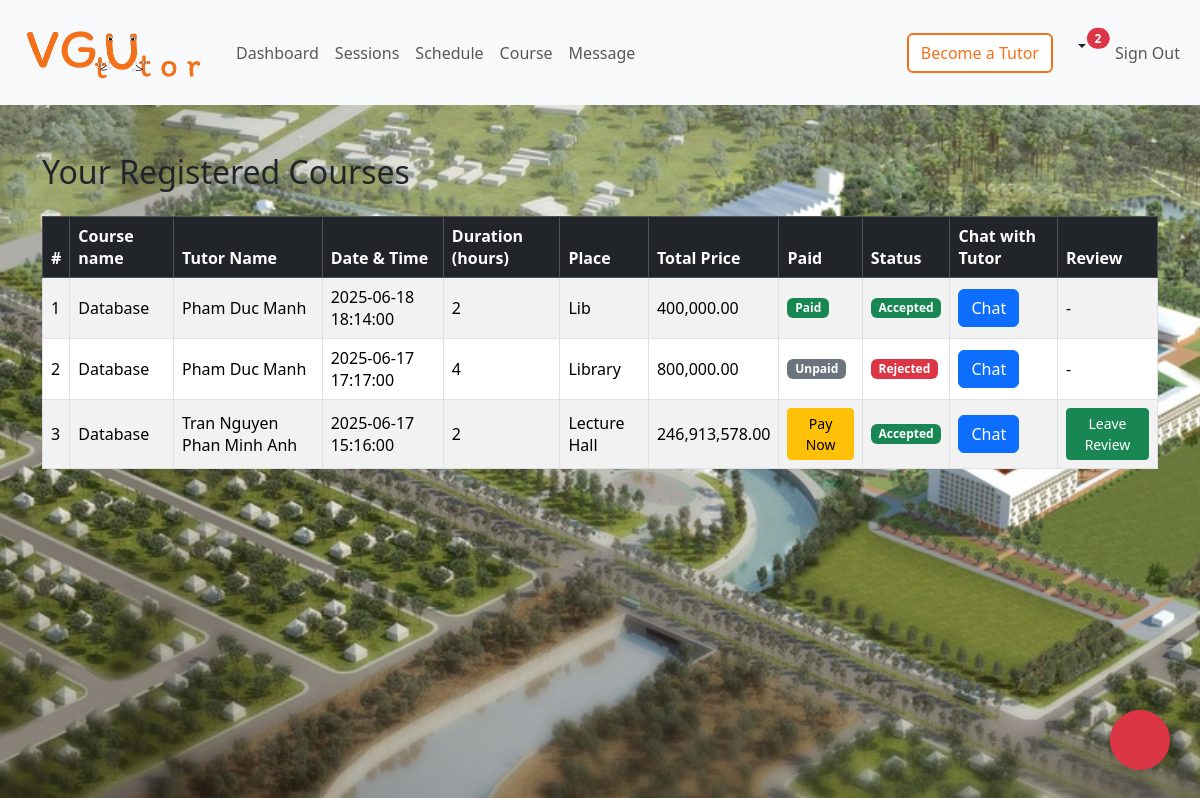
Screenshot of /student/session_process/session.php (signed in) with the database file from the repository.
### tables this page shows
CREATE TABLE `session` (
  `studentid` int(11) NOT NULL,
  `tutorid` int(11) NOT NULL,
  `courseid` int(11) NOT NULL,
  `date_and_time` datetime NOT NULL,
  `duration` float DEFAULT NULL,
  `paid` tinyint(1) DEFAULT NULL,
  `consensus` varchar(20) NOT NULL DEFAULT 'pending',
  `notified` tinyint(1) DEFAULT 0,
  `place` varchar(50) NOT NULL DEFAULT 'online'
);

CREATE TABLE `course` (
  `courseid` int(11) NOT NULL,
  `course_name` varchar(50) DEFAULT NULL,
  `major` varchar(3) DEFAULT NULL,
  `semester` int(11) DEFAULT NULL,
  `cond` varchar(1000) DEFAULT NULL
);

CREATE TABLE `student_account` (
  `accountid` int(11) NOT NULL,
  `email` varchar(50) DEFAULT NULL,
  `name` varchar(50) DEFAULT NULL,
  `major` varchar(3) DEFAULT NULL,
  `intake` int(11) DEFAULT NULL
);

CREATE TABLE `course_offering` (
  `tutorid` int(11) NOT NULL,
  `courseid` int(11) NOT NULL,
  `tutor_grade` varchar(3) DEFAULT NULL,
  `rating` varchar(3) DEFAULT NULL,
  `price` int(11) DEFAULT NULL
);

### student/data/session.php (called while the page is built, shortened)
<?php
function getStudentSessions($conn, $studentid) {
            $stmt = $conn->prepare(
                "SELECT s.duration AS duration,
                        s.studentid AS studentid,
                        s.tutorid AS tutorid,
                        s.date_and_time AS date_and_time,
                        s.consensus AS consensus,
                        s.place AS place,
                        s.paid AS paid,
                        s.courseid AS courseid,
                        sa.name AS tutor_name,
                        co.price AS price_per_hour,
                        c.course_name AS course_name
                 FROM session s
                 JOIN course_offering co ON s.tutorid = co.tutorid AND s.courseid = co.courseid
                 JOIN student_account sa ON s.tutorid = sa.accountid
                 JOIN course c ON s.courseid = c.courseid
                 WHERE s.studentid = ?
                 ORDER BY s.date_and_time DESC"
            );
            $stmt->execute([$studentid]);
            return $stmt->fetchAll(PDO::FETCH_ASSOC);
        }
?>

### student/session_process/session.php (the view, shortened to what this page needs)
<?php
if (isset($_SESSION['studentid']) && isset($_SESSION['role'])) {
    if ($_SESSION['role'] == 'Student') {
        include "../../DB_connection.php";
        include "../data/session.php";
        include "../data/courseSelection.php";
        $sessions = getStudentSessions($conn, $_SESSION['studentid']);
?>
<!DOCTYPE html>
<html lang="en">
<head>
    <link rel="stylesheet" href="https://cdn.jsdelivr.net/npm/bootstrap@5.3.6/dist/css/bootstrap.min.css">
    <link rel="stylesheet" href="../../css/style.css">
</head>
<body class="body-home">
<?php include "../inc/navbar.php"; ?>
<div class="container mt-5">
    <h2 class="mb-4">Your Registered Courses</h2>
    <div class="table-responsive">
        <table class="table table-bordered table-striped align-middle">
            <thead class="table-dark">
                <tr>
                    <th>#</th>
                    <th>Course name</th>
                    <th>Tutor Name</th>
                    <th>Date & Time</th>
                    <th>Duration (hours)</th>
                    <th>Place</th>
                    <th>Total Price</th>
                    <th>Paid</th>
                    <th>Status</th>
                    <th>Chat with Tutor</th>
                    <th>Review</th>
                </tr>
            </thead>
            <tbody>
            <?php if (count($sessions) > 0): ?>
                <?php foreach ($sessions as $i => $session): ?>
                    <tr>
                        <td><?= $i + 1 ?></td>
                        <td><?= htmlspecialchars($session['course_name']) ?></td>
                        <td><?= htmlspecialchars($session['tutor_name']) ?></td>
                        <td><?= htmlspecialchars($session['date_and_time']) ?></td>
                        <td><?= htmlspecialchars($session['duration']) ?></td>
                        <td><?= htmlspecialchars($session['place']) ?></td>
                        <td>
                            <?php
                                $total = floatval($session['duration']) * floatval($session['price_per_hour']);
                                echo number_format($total, 2);
                            ?>
                        </td>
                        <td>
                            <?php
                                $stmtPay = $conn->prepare("SELECT status FROM payment_confirmation WHERE studentid = ? AND tutorid = ? AND courseid = ? AND date_and_time = ? ORDER BY id DESC LIMIT 1");
                                $stmtPay->execute([
                                    $session['studentid'],
                                    $session['tutorid'],
                                    $session['courseid'],
                                    $session['date_and_time']
                                ]);
                                $pay = $stmtPay->fetch(PDO::FETCH_ASSOC);
                                if ($session['paid']) {
                                    echo '<span class="badge bg-success">Paid</span>';
                                } elseif ($pay && $pay['status'] == 'pending') {
                                    echo '<span class="badge bg-warning text-dark">Pending</span>';
                                } elseif ($session['consensus'] == "accepted") {
                                    ?>
                                    <button
                                        class="btn btn-warning btn-sm"
                                        data-bs-toggle="modal"
                                        data-bs-target="#payModal"
                                        data-studentid="<?= htmlspecialchars($_SESSION['studentid']) ?>"
                                        data-tutorid="<?= htmlspecialchars($session['tutorid']) ?>"
                                        data-courseid="<?= htmlspecialchars($session['courseid']) ?>"
                                        data-date_and_time="<?= htmlspecialchars($session['date_and_time']) ?>"
                                    >Pay Now</button>
                                    <?php
                                } else {
                                    echo '<span class="badge bg-secondary">Unpaid</span>';
                                }
                            ?>
                        </td>
                        <td>
                            <?php
                                if (isset($session['consensus'])) {
                                    if ($session['consensus'] == "accepted") {
                                        echo '<span class="badge bg-success">Accepted</span>';
                                    } elseif ($session['consensus'] == "denied") {
                                        echo '<span class="badge bg-danger">Rejected</span>';
                                    } else {
                                        echo '<span class="badge bg-secondary">Pending</span>';
                                    }
                                }
                            ?>
                        </td>
                        <td>
                            <a class="btn btn-primary" href="../chat_process/chat.php?tutorid=<?= htmlspecialchars($session['tutorid']) ?>">Chat</a>
                        </td>
                        <td>
                            <?php
                            $sessionStartTime = strtotime($session['date_and_time']);
                            $sessionEndTime = $sessionStartTime + ($session['duration'] * 3600);
                            $now = time();
                            $hasReview = checkReviewExists($conn, $_SESSION['studentid'], $session['tutorid'], $session['courseid']);
                            if ($session['consensus'] == "accepted" && $sessionEndTime < $now && !$hasReview) {
                                ?>
                                <button class="btn btn-success btn-sm" data-bs-toggle="modal"
                                    data-bs-target="#reviewModal"
                                    data-tutorid="<?= htmlspecialchars($session['tutorid']) ?>"
                                    data-courseid="<?= htmlspecialchars($session['courseid']) ?>"
                                    >Leave Review</button>
                                <?php
                            } elseif ($hasReview) {
                                echo '<span class="badge bg-info">Reviewed</span>';
                            } else {
                                echo '-';
                            }
                            ?>
                        </td>
                    </tr>
                <?php endforeach; ?>
            <?php else: ?>
                <tr>
                    <td colspan="11" class="text-center">No sessions found.</td>
                </tr>
            <?php endif; ?>
            </tbody>
        </table>
    </div>
</div>
</body>
</html>
<?php
    } else {
        $em = "You are not authorized to access this page.";
        header("Location: ../login.php?error=$em");
        exit;
    }
} else {
    $em = "You are not logged in.";
    header("Location: ../login.php?error=$em");
    exit;
}
function checkReviewExists($conn, $studentid, $tutorid, $courseid) {
    $stmt = $conn->prepare("SELECT 1 FROM review WHERE studentid = ? AND tutorid = ? AND courseid = ?");
    $stmt->execute([$studentid, $tutorid, $courseid]);
    return $stmt->fetchColumn() !== false;
}
?>

### student/inc/navbar.php (shortened to what this page needs)
<?php
$showBecomeTutor = true;
$notifications = [];
if (isset($_SESSION['studentid'])) {
    include_once $_SERVER['DOCUMENT_ROOT'] . "/vgtutor/DB_connection.php";
    if (isset($conn)) {
        $stmt = $conn->prepare("
            SELECT pc.*, sa.name AS tutor_name
            FROM payment_confirmation pc
            JOIN student_account sa ON pc.tutorid = sa.accountid
            WHERE pc.studentid = ?
              AND pc.status = 'denied'
              AND NOT EXISTS (
                SELECT 1 FROM payment_confirmation pc2
                WHERE pc2.studentid = pc.studentid
                  AND pc2.tutorid = pc.tutorid
                  AND pc2.courseid = pc.courseid
                  AND pc2.date_and_time = pc.date_and_time
                  AND pc2.status = 'accepted'
                  AND pc2.id > pc.id
              )
            ORDER BY pc.date_and_time DESC
        ");
        $stmt->execute([$_SESSION['studentid']]);
        $paymentDenied = $stmt->fetchAll(PDO::FETCH_ASSOC);
        foreach ($paymentDenied as $pay) {
            $notifications[] = [
                'type' => 'danger',
                'msg' => 'Your payment to tutor <strong>' . htmlspecialchars($pay['tutor_name']) . '</strong> for session on <strong>' . htmlspecialchars($pay['date_and_time']) . '</strong> has been <strong>denied</strong>. Please <a href="/vgtutor/student/chat_process/chat.php?tutorid=' . htmlspecialchars($pay['tutorid']) . '" class="alert-link">chat with tutor</a>.'
            ];
        }
    } else {
        $showBecomeTutor = false;
    }
}
?>
<nav class="navbar navbar-expand-lg navbar-light bg-light">
    <div class="container-fluid">
        <a class="navbar-brand" href="/vgtutor/student/index.php">
            <img src="/vgtutor/img/logo.png" alt="Logo" width="200" height="" class="d-inline-block align-text-top">
        </a>
        <div class="collapse navbar-collapse" id="navbarSupportedContent">
            <ul class="navbar-nav me-auto mb-2 mb-lg-0" id="navLinks">
                <li class="nav-item">
                    <a class="nav-link" aria-current="page" href="../index.php">Dashboard</a>
                </li>
                <li class="nav-item">
                    <a class="nav-link" href="/vgtutor/student/session_process/session.php">Sessions</a>
                </li>
                <li class="nav-item">
                    <a class="nav-link" href="#">Schedule</a>
                </li>
                <li class="nav-item">
                    <a class="nav-link" href="/vgtutor/student/course_process/course.php">Course</a>
                </li>
                <li class="nav-item">
                    <a class="nav-link" href="/vgtutor/student/chat_process/chat.php">Message</a>
                </li>
            </ul>
            <ul class="navbar-nav me-right mb-2 mb-lg-0">
                <?php if ($showBecomeTutor): ?>
                <li class="nav-item">
                    <a class="btn me-2"
                        style="border: 2px solid #f47119; color: #f47119; background: #fff;"
                        href="/vgtutor/student/signupTutor/signupTutor.php">
                        Become a Tutor
                    </a>
                </li>
                <?php endif; ?>
                <li class="nav-item dropdown">
                    <a class="btn me-2 dropdown-toggle position-relative" href="#" id="notifDropdown" role="button"
                    data-bs-toggle="dropdown" aria-expanded="false">
                        <?php if (empty($_SESSION['student_notif_seen'])): ?>
                            <?php if (count($notifications) > 0): ?>
                                <span class="position-absolute top-0 start-100 translate-middle badge rounded-pill bg-danger">
                                    <?= count($notifications) ?>
                                </span>
                            <?php endif; ?>
                        <?php endif; ?>
                    </a>
                </li>
                <li class="nav-item">
                    <a class="nav-link" href="/vgtutor/logout.php">Sign Out</a>
                </li>
            </ul>
        </div>
    </div>
    <button type="button" id="contactAdminBtn" class="btn btn-danger rounded-circle"
            style="position: fixed; bottom: 30px; right: 30px; z-index: 1050; width:60px; height:60px; box-shadow: 0 2px 8px rgba(0,0,0,0.2);"
            data-bs-toggle="modal" data-bs-target="#contactAdminModal" title="Report Error / Contact Admin">
    </button>
</nav>

### css/style.css (style rules this page uses)
.body-home, .body-login { background: url(../img/NewCampus.jpg); background-size: cover; background-attachment: fixed; }

### rows the page displays
session: course.course_name "Database", student_account.name "Pham Duc Manh", date_and_time "2025-06-18 18:14:00", duration "2", place "Lib", duration.price "400,000.00", paid "Paid", consensus "Accepted"
session: course.course_name "Database", student_account.name "Pham Duc Manh", date_and_time "2025-06-17 17:17:00", duration "4", place "Library", duration.price "800,000.00", paid "Unpaid", consensus "Rejected"
session: course.course_name "Database", student_account.name "Tran Nguyen Phan Minh Anh", date_and_time "2025-06-17 15:16:00", duration "2", place "Lecture Hall", duration.price "246,913,578.00", consensus "Accepted"

### other values shown
count($notifications) "2"
